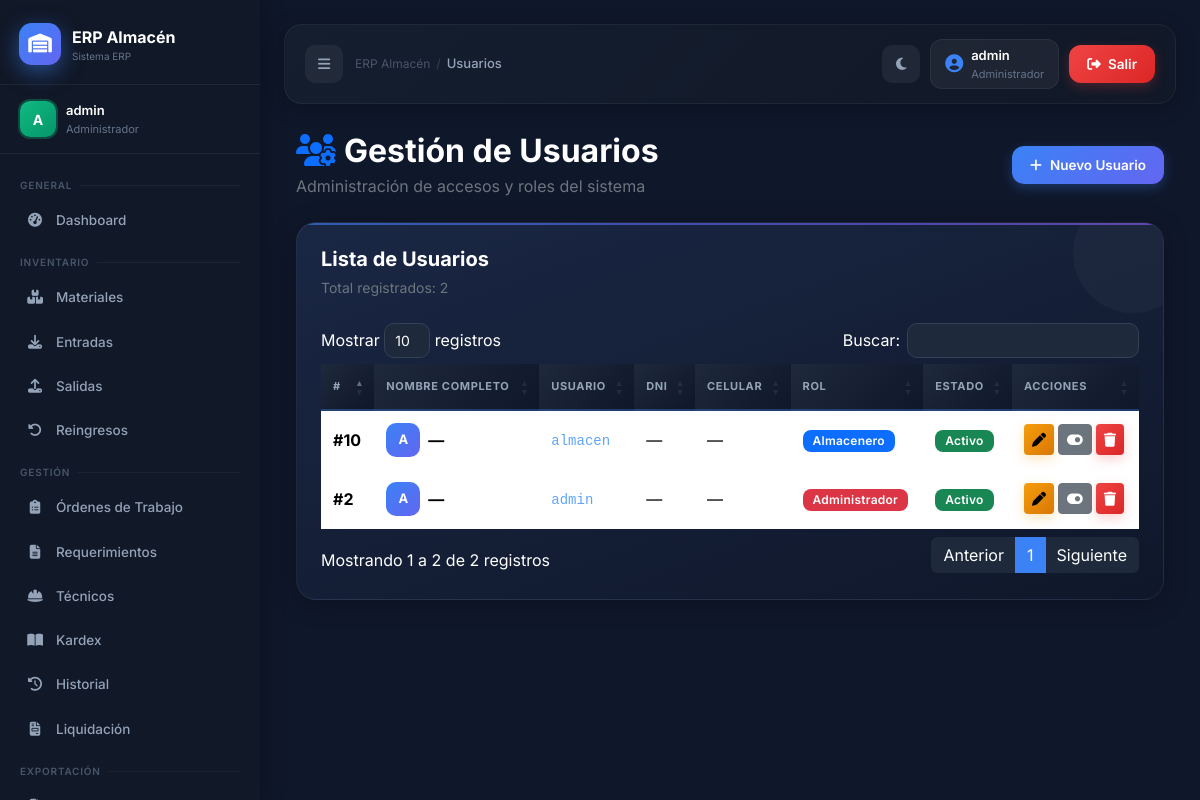
/pages/usuarios.php (signed in), run on the app's committed database.
### tables this page shows
CREATE TABLE `usuarios` (
  `id` int(11) NOT NULL,
  `usuario` varchar(50) DEFAULT NULL,
  `nombre_completo` varchar(100) DEFAULT '',
  `dni` varchar(20) DEFAULT '',
  `fecha_nacimiento` date DEFAULT NULL,
  `celular` varchar(20) DEFAULT '',
  `password` varchar(100) DEFAULT NULL,
  `rol` varchar(20) DEFAULT NULL,
  `estado` tinyint(4) DEFAULT 1,
  `created_at` timestamp NOT NULL DEFAULT current_timestamp()
);

### pages/usuarios.php (the view, shortened to what this page needs)
<?php
require_once __DIR__ . '/../includes/Conexion.php';
$usuarios = $conn->query("SELECT * FROM usuarios ORDER BY id DESC");
require_once __DIR__ . '/../includes/layout.php';
?>
<div class="container-fluid">
    <div class="d-flex justify-content-between align-items-center mb-4 flex-wrap gap-3">
        <div>
            <h2 class="fw-bold mb-1"><i class="fa-solid fa-users-gear me-2 text-primary"></i>Gestión de Usuarios</h2>
            <p class="text-secondary mb-0">Administración de accesos y roles del sistema</p>
        </div>
        <button class="btn btn-primary btn-custom" data-bs-toggle="modal" data-bs-target="#modalCrear">
            <i class="fa-solid fa-plus me-2"></i>Nuevo Usuario
        </button>
    </div>
    <div class="card-dashboard">
        <div class="mb-4">
            <h5 class="fw-bold mb-1">Lista de Usuarios</h5>
            <small class="text-secondary">Total registrados: <?= $usuarios->num_rows ?></small>
        </div>
        <div class="table-responsive">
            <table id="tablaUsuarios" class="table table-hover align-middle">
                <thead>
                    <tr>
                        <th>#</th>
                        <th>Nombre Completo</th>
                        <th>Usuario</th>
                        <th>DNI</th>
                        <th>Celular</th>
                        <th>Rol</th>
                        <th>Estado</th>
                        <th>Acciones</th>
                    </tr>
                </thead>
                <tbody>
                <?php while ($u = $usuarios->fetch_assoc()): ?>
                <tr>
                    <td><strong>#<?= $u['id'] ?></strong></td>
                    <td>
                        <div class="d-flex align-items-center gap-2">
                            <div style="width:34px;height:34px;border-radius:10px;background:linear-gradient(135deg,#3b82f6,#6366f1);display:flex;align-items:center;justify-content:center;font-weight:700;font-size:13px;color:white;flex-shrink:0;">
                                <?= strtoupper(substr($u['nombre_completo'] ?: $u['usuario'], 0, 1)) ?>
                            </div>
                            <div>
                                <strong><?= htmlspecialchars($u['nombre_completo'] ?: '—') ?></strong>
                            </div>
                        </div>
                    </td>
                    <td><code style="color:#60a5fa;"><?= htmlspecialchars($u['usuario']) ?></code></td>
                    <td><?= htmlspecialchars($u['dni'] ?: '—') ?></td>
                    <td><?= htmlspecialchars($u['celular'] ?: '—') ?></td>
                    <td><?= rol_badge($u['rol']) ?></td>
                    <td>
                        <?php if ((int)$u['estado'] === 1): ?>
                            <span class="badge bg-success">Activo</span>
                        <?php else: ?>
                            <span class="badge bg-secondary">Inactivo</span>
                        <?php endif; ?>
                    </td>
                    <td>
                        <div class="d-flex gap-1 flex-wrap">
                            <button class="btn btn-warning btn-sm"
                                onclick='abrirEditar(<?= htmlspecialchars(json_encode($u), ENT_QUOTES) ?>)'
                                title="Editar">
                                <i class="fa-solid fa-pen"></i>
                            </button>
                            <?php if ($u['id'] !== (int)$_SESSION['id_usuario']): ?>
                            <a href="usuarios.php?toggle=<?= $u['id'] ?>"
                               class="btn btn-<?= $u['estado'] ? 'secondary' : 'success' ?> btn-sm"
                               title="<?= $u['estado'] ? 'Desactivar' : 'Activar' ?>"
                               onclick="return confirm('¿Cambiar estado del usuario?')">
                                <i class="fa-solid fa-<?= $u['estado'] ? 'toggle-on' : 'toggle-off' ?>"></i>
                            </a>
                            <button class="btn btn-danger btn-sm"
                                onclick="eliminarUsuario(<?= $u['id'] ?>, '<?= htmlspecialchars($u['usuario']) ?>')"
                                title="Eliminar">
                                <i class="fa-solid fa-trash"></i>
                            </button>
                            <?php endif; ?>
                        </div>
                    </td>
                </tr>
                <?php endwhile; ?>
                </tbody>
            </table>
        </div>
    </div>
</div>
<?php require_once __DIR__ . '/../includes/footer.php'; ?>

### config/app.php (shortened to what this page needs)
<?php
function rol_badge(string $rol): string {
    return match($rol) {
        'admin'    => '<span class="badge bg-danger">Administrador</span>',
        'almacen'  => '<span class="badge bg-primary">Almacenero</span>',
        'tecnico'  => '<span class="badge bg-success">Técnico</span>',
        default    => '<span class="badge bg-secondary">' . htmlspecialchars($rol) . '</span>',
    };
}

### includes/layout.php (style rules this page uses)
* { margin:0; padding:0; box-sizing:border-box; }
body { font-family:'Inter',sans-serif; background:#0f172a; color:white; overflow-x:hidden; }
.card-dashboard { background:linear-gradient(145deg,#1e293b,#0f172a); border:1px solid rgba(255,255,255,0.04); border-radius:22px; padding:24px; box-shadow:0 8px 24px rgba(0,0,0,0.2); transition:transform 0.25s ease, box-shadow 0.25s ease; position:relative; overflow:hidden; }
.card-dashboard::before { content:''; position:absolute; width:120px; height:120px; background:rgba(255,255,255,0.03); border-radius:50%; top:-30px; right:-30px; }
.table { color:white; }
.table thead { background:#111827; }
.table tbody tr { transition:background 0.15s; }
.btn-custom { border-radius:12px; padding:9px 18px; font-weight:600; font-size:13.5px; }
.btn-primary { background:#3b82f6; border-color:#3b82f6; }
.card-dashboard { background:linear-gradient(160deg,#1a2744 0%,#0f172a 100%); border:1px solid rgba(255,255,255,0.06); border-radius:20px; padding:24px; box-shadow:0 4px 24px rgba(0,0,0,0.25); transition:transform 0.25s ease, box-shadow 0.25s ease; position:relative; overflow:hidden; }
.card-dashboard::after { content:''; position:absolute; top:0; left:0; right:0; height:2px; background:linear-gradient(90deg,#3b82f6,#6366f1,#8b5cf6); border-radius:20px 20px 0 0; opacity:0.6; }
.table thead tr th { background:linear-gradient(135deg,#1e293b,#0f172a); color:#94a3b8; font-size:11px; font-weight:700; text-transform:uppercase; letter-spacing:0.06em; padding:14px 12px; border-bottom:2px solid rgba(59,130,246,0.3) !important; border-top:none !important; }
.table tbody td { padding:12px; border-color:rgba(255,255,255,0.04) !important; vertical-align:middle; }
.btn-primary { background:linear-gradient(135deg,#3b82f6,#6366f1) !important; border:none !important; box-shadow:0 4px 12px rgba(59,130,246,0.3); transition:all 0.2s !important; }
.btn-danger { background:linear-gradient(135deg,#ef4444,#dc2626) !important; border:none !important; box-shadow:0 4px 12px rgba(239,68,68,0.25); transition:all 0.2s !important; }
.btn-warning { background:linear-gradient(135deg,#f59e0b,#d97706) !important; border:none !important; box-shadow:0 4px 12px rgba(245,158,11,0.25); transition:all 0.2s !important; }
.badge { font-weight:600; letter-spacing:0.02em; padding:5px 10px; border-radius:8px; }

### data on the page
usuarios: id "10", nombre_completo+usuario "A", nombre_completo "—", usuario "almacen", dni "—", celular "—", rol "Almacenero", estado "Activo"
usuarios: id "2", nombre_completo+usuario "A", nombre_completo "—", usuario "admin", dni "—", celular "—", rol "Administrador", estado "Activo"

### other printed values
APP_NAME "ERP Almacén"
$_SESSION['nombre_completo'] "admin"
$nombres[$paginaActual] "Usuarios"
$usuarios->num_rows "2"
